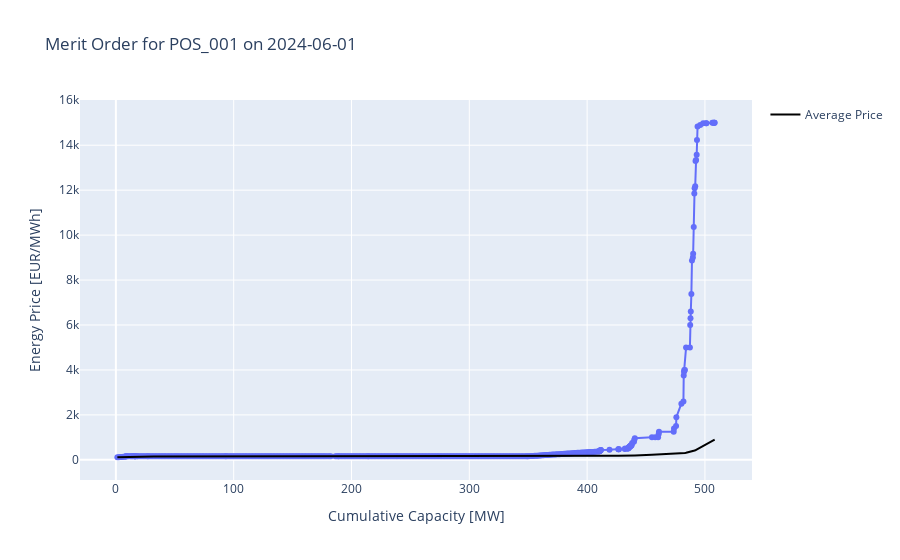

Write notebook code for a chart like this one.
### Code cell
import plotly.express as px

first_D_pos_001 = bids_activated.loc['2024-06-01','POS_001']
first_D_pos_001['sum_cap'] = first_D_pos_001['sum_cap']/4
first_D_pos_001['avg_price'] = (first_D_pos_001['ENERGY_PRICE_[EUR/MWh]']*first_D_pos_001['OFFERED_CAPACITY_[MW]']/4).cumsum()/first_D_pos_001['sum_cap']

# Plotting the merit order using Plotly
fig = px.line(first_D_pos_001, x='sum_cap', y='ENERGY_PRICE_[EUR/MWh]', markers=True, title='Merit Order for POS_001 on 2024-06-01')
fig.update_layout(xaxis_title='Cumulative Capacity [MW]', yaxis_title='Energy Price [EUR/MWh]')
fig.add_scatter(x=first_D_pos_001['sum_cap'], y=first_D_pos_001['avg_price'], mode='lines', name='Average Price', line=dict(color='black', width=2))
fig.show()

### Figure 1 — Plotly figure (JSON) as saved in the notebook; plotly's stock layout.template omitted (floating-point values rounded to 4 significant figures; data arrays with more than 128 entries replaced by an {"elided": "..."} marker saying what was removed)
{"data": [{"hovertemplate": "sum_cap=%{x}<br>ENERGY_PRICE_[EUR/MWh]=%{y}<extra></extra>", "legendgroup": "", "line": {"color": "#636efa", "dash": "solid"}, "marker": {"symbol": "circle"}, "mode": "lines+markers", "name": "", "orientation": "v", "showlegend": false, "type": "scatter", "x": {"elided": "415 float values"}, "xaxis": "x", "y": {"elided": "415 float values"}, "yaxis": "y"}, {"line": {"color": "black", "width": 2}, "mode": "lines", "name": "Average Price", "type": "scatter", "x": {"elided": "415 float values"}, "y": {"elided": "415 float values"}}], "layout": {"legend": {"tracegroupgap": 0}, "title": {"text": "Merit Order for POS_001 on 2024-06-01"}, "xaxis": {"anchor": "y", "domain": [0, 1], "title": {"text": "Cumulative Capacity [MW]"}}, "yaxis": {"anchor": "x", "domain": [0, 1], "title": {"text": "Energy Price [EUR/MWh]"}}}}
